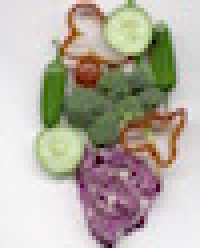
#> input picture style/models/definitions/4/veggies_small.jpg, 50 x 62 px (shown 4 times larger)
$ jupyter execute --allow-errors 1.ipynb   (shell and % lines are left out)
#> lines starting #> are read from the running program, lines starting #| are printed output that depends on the picture
## Homework 4: Mean Shift Segmentation

**Due date:** May 4, 2023

The goal of the assignment is to implement the mean shift algorithm and use it for image segmentation. You should return the completed notebook, including answers and illustrations.

**Part 1: mean shift on synthetic data**

* Generate a synthetic dataset of 100 2D points, containing 60 points sampled from a Gaussian distribution of unit covariance centered in (0,0) and 40 points sampled from a Gaussian with unit covariance centered in (4,4). Visualize your data.
* Implement a function that computes $G(x) = g(\|x\|^2/h^2)$ where $x \in \mathbb R^d$, $h$ is a bandwidth parameter and $g$ is the negative derivative of the Gaussian kernel or of the Epanechnikov kernel (see eq. 5.36 in Szeliski).  Plot $G(x)$ for $d=1$.
* Implement a function `MS_step` that takes as input a starting point `x`, a set of data points `data`, and a bandwidth `h` and returns the updated position of the point `x` after one step of the mean-shift algorithm.
* Implement the function `MS_point` which iterates `MS_step` until convergence (i.e., when the estimate changes by less than a small constant). Test it on your synthetic data and visualize the results.
* Implement the full mean shift algorithm by iterating `MS_point` on all the points, and merging modes for which distance is less than some constant. It should return a list of the modes and a label (corresponding to a mode) for each point. Visualize your results.
* Modify the previous code by allowing for a "bandwidth vector" $h \in \mathbb R^d$ that defines a different scale for each dimension of the input (this is because for segmentation we will use a different bandwidth for space and color). Note that you should also modify the convergence and merging conditions to consider this non-isotropic scaling.
* Experiment with your code by changing the data distribution, the kernel, and and bandwidth vector.

**Part 2: mean shift for image segmentation**

* For image segmentation, we will use the "Lab" color space because it approximates the way humans perceive color better than RGB. Load the image `veggies_small.jpg` (download from <a href="https://drive.google.com/file/d/1QECmvrczTR4ezTvkQMZyDuLjFNquFatX/view?usp=sharing">here</a>), and convert it to the Lab colorspace using the command `rgb2lab`. What is the range of the colorvalues in Lab?
* Convert the (N,M,3) image into an (NM,5) matrix including color and position information for each point (tip: use the `np.meshgrid` function). What do you think might be a good choice for a bandwidth vector $h$?
* Use your mean shift code from the previous section to compute a meaningful segmentation of the image. Visualize the results as an image by replacing the color values of the pixels associated with each mode by the color of the mode. You can also try our algorithm on other (small) images.

[cell 1]
import math
import numpy as np
import matplotlib.pyplot as plt
from skimage.color import rgb2lab,lab2rgb
import random
import cv2
import matplotlib.pyplot as plt
from time import time

Generate a synthetic dataset of 100 2D points, containing 60 points sampled from a Gaussian distribution of unit covariance centered in (0,0) and 40 points sampled from a Gaussian with unit covariance centered in (4,4). Visualize your data.

[cell 2]
max_iter = 1000
np.random.seed(0)

# generating the synthetic dataset
mean1 = np.zeros(2)
cov1 = np.eye(2) # unit covariance, np.eye: return a 2d array with ones on the diagonal and zeros elsewhere
mean2 = np.array([4, 4])
cov2 = np.eye(2) # unit covariance
# draw random samples from a multivariate normal distribution
data1 = np.random.multivariate_normal(mean1, cov1, size = 60) # 60 points sampled from a Gaussian distribution of unit covariance centered in (0, 0)
data2 = np.random.multivariate_normal(mean2, cov2, size = 40) # 40 points sampled from a Gaussian with unit covariance centered in (4, 4)
data = np.vstack([data1, data2])

# visualizing the dataset
plt.scatter(data[:, 0], data[:, 1])
plt.show()
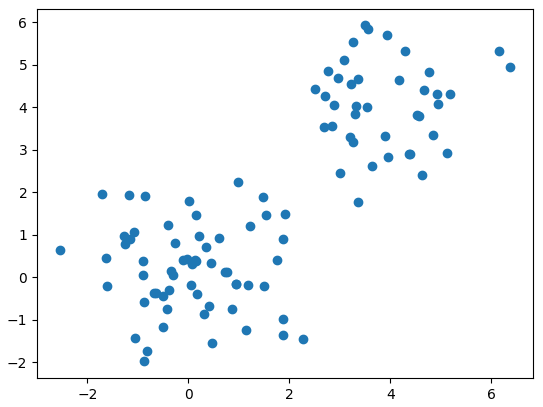
#> figure drawn by matplotlib, 1 panel

Implement a function that computes $G(x) = g(\|x\|^2/h^2)$ where $x \in \mathbb R^d$, $h$ is a bandwidth parameter and $g$ is the negative derivative of the Gaussian kernel or of the Epanechnikov kernel (see eq. 5.36 in Szeliski).  Plot $G(x)$ for $d=1$.

computer vision, ponce p.274
\begin{align*}
K(x, h) &= \frac{(2\pi) ^ {-d / 2}}{h ^ d}\exp\left(-\frac{1}{2}\frac{\|x\| ^ 2}{h}\right)\\
\frac{\partial K(x, h)}{\partial x} &= \left(-\frac{1}{2}\frac{2\|x\|}{h}\right)\frac{(2\pi) ^ {-d / 2}}{h ^ d}\exp\left(-\frac{1}{2}\frac{\|x\| ^ 2}{h}\right)\\
&= -\frac{\|x\|}{h}\frac{(2\pi) ^ {-d / 2}}{h ^ d}\exp\left(-\frac{1}{2}\frac{\|x\| ^ 2}{h}\right)\\
\end{align*}

[cell 3]
def gaussian_kernel_function(r): # Fukunaga 1975, p.30
    return math.exp(-0.5 * r)

def epanechnikov_kernel_function(r): # Fukunaga 1975, p.30
    return 0.75 * (1 - r)

def gaussian_kernel_first_derivative(r):
    return -0.5 * math.exp(-0.5 * r)

def derivative(r):
    if r > 1: return 0
    else: return 1

def kernel(x, h, derivative = "gaussian"):
    norm_x = np.linalg.norm(x) ** 2 / h ** 2
    if derivative == "gaussian":
        g = gaussian_kernel_first_derivative(norm_x)
        # g = -2 * np.exp(-0.5 * norm_x) / (np.sqrt(2 * np.pi) * h ** 3)
    elif derivative == "epanechnikov":
        if norm_x < 1:
            g = epanechnikov_kernel_function(norm_x)
            # g = 3 / (4 * np.pi * h ** 5) * (1 - norm_x)
        else:
            g = 0
    return g

x_range = np.linspace(-10, 10, 100)
h_values = [0.5, 1, 2]

for h in h_values:
    g_values = [kernel(np.array([x]), h) for x in x_range]
    plt.plot(x_range, g_values, label = f"h = {h}")
plt.legend()
plt.show()
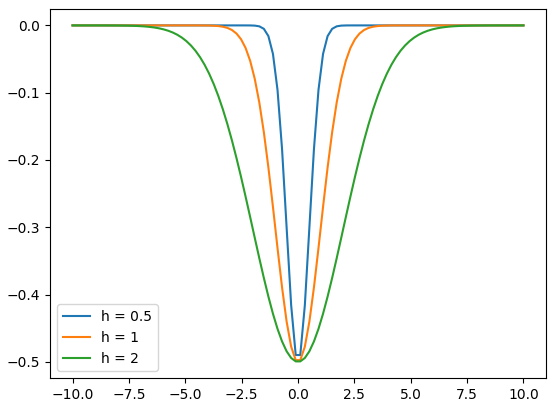
#> figure drawn by matplotlib, 1 panel; curve peaks at x = -10, y = -6.92e-88; curve peaks at x = -10, y = -9.64e-23; curve peaks at x = -10, y = -1.86e-06

Implement a function `MS_step` that takes as input a starting point `x`, a set of data points `data`, and a bandwidth `h` and returns the updated position of the point `x` after one step of the mean-shift algorithm.

[cell 4]
# [21 lines left out: functions ms_step, MS_step, not called in this run]

Implement the function `MS_point` which iterates `MS_step` until convergence (i.e., when the estimate changes by less than a small constant). Test it on your synthetic data and visualize the results.

[cell 5]
# [8 lines left out: function ms_point, not called in this run]

def euclidean_distance(a, b):
    return np.sqrt(np.sum(a - b) ** 2)

max_iter = 1000
range_threshold = 10.0
# [11 lines left out: function MS_point, not called in this run]

Implement the full mean shift algorithm by iterating `MS_point` on all the points, and merging modes for which distance is less than some constant. It should return a list of the modes and a label (corresponding to a mode) for each point. Visualize your results.

[cell 6]
# [17 lines left out: function shift, not called in this run]

spacial_threshold = 2.0
min_region_size = 5
# [58 lines left out: function mean_shift, not called in this run]

auxillary_grid = []
# [22 lines left out: function get_centroid_window, not called in this run]

[cell 7]
def __getImageVector(image):
    pixel_values = image.reshape(-1, image.shape[-1])
    rows, columns, channels = image.shape
    pixel_coords = np.zeros((rows, columns, 2))
    for i in range(0,rows):
        for j in range(0,columns):
            pixel_coords[i,j] = np.array([i,j])
    pixel_coords = pixel_coords.reshape(pixel_coords.shape[0]*pixel_coords.shape[1], pixel_coords.shape[-1])
    image_vector = np.hstack([pixel_coords, pixel_values])
    return image_vector

[cell 8]
# [4 lines of commented-out code are left out]

For image segmentation, we will use the "Lab" color space because it approximates the way humans perceive color better than RGB. Load the image `veggies_small.jpg` (download from <a href="https://drive.google.com/file/d/1QECmvrczTR4ezTvkQMZyDuLjFNquFatX/view?usp=sharing">here</a>), and convert it to the Lab colorspace using the command `rgb2lab`. What is the range of the colorvalues in Lab?

[cell 9]
from skimage import io, color

img = io.imread('veggies_small.jpg')
#> img is the input picture: shape (62, 50, 3); mean R, G, B 181.8, 175.6, 163.9
img_lab = color.rgb2lab(img)
#> img_lab: shape (62, 50, 3) float64; mean of channels 0, 1, 2 71.4, 0.7, 7.4
fig, (ax1, ax2) = plt.subplots(1, 2, figsize = (10, 5))
ax1.imshow(img)
ax1.set_title('RGB Image')

# Plot the Lab image
ax2.imshow(img_lab)
ax2.set_title('Lab Image')
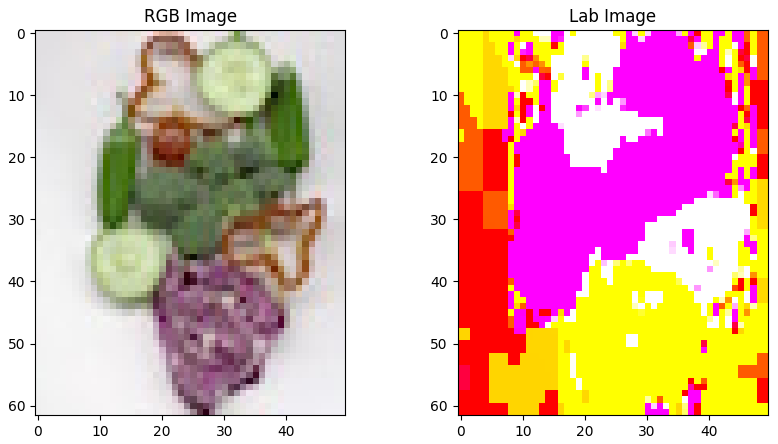
#> figure drawn by matplotlib, 2 panels

Convert the (N,M,3) image into an (NM,5) matrix including color and position information for each point (tip: use the `np.meshgrid` function). What do you think might be a good choice for a bandwidth vector $h$?

[cell 10]
N, M, _ = img_lab.shape
#> N = 62; M = 50
x, y = np.meshgrid(np.arange(M), np.arange(N))
xy = np.column_stack([img_lab.reshape(N*M, 3), x.reshape(N*M), y.reshape(N*M)])
print(xy)
#> (printed output is left out)

Use your mean shift code from the previous section to compute a meaningful segmentation of the image. Visualize the results as an image by replacing the color values of the pixels associated with each mode by the color of the mode. You can also try our algorithm on other (small) images.

[cell 11]
"""print('len(data) = ', len(xy))
modes, labels = shift(xy, h)

# Replace the color values of the pixels associated with each mode by the color of the mode
segmented_img = np.zeros_like(img_lab)
for i, mode in enumerate(modes):
    mask = labels == i
    segmented_img[mask] = mode[:3]
    # print(segmented_img[mask])

# Convert back to RGB colorspace for visualization
segmented_img_rgb = color.lab2rgb(segmented_img)"""

[cell 12]
# import matplotlib.pyplot as plt

# fig, axs = plt.subplots(1, 2, figsize=(10, 5))
# axs[0].imshow(img)
# axs[0].set_title('Original Image')
# axs[1].imshow(segmented_img_rgb)
# axs[1].set_title('Segmented Image')
# plt.show()

[cell 13]
def overlay_borders(image):
    edges = cv2.Canny(image, 20, 240)
    return cv2.addWeighted(image, 1.0, np.dstack((edges,edges,edges)), 1.0,0)

image_vector = []
def __filter(image):
    image_vector = __getImageVector(image)
    auxillary_grid = np.arange(0,len(image_vector)).reshape(image.shape[0], image.shape[1])
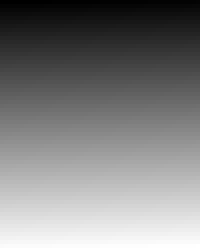
#> auxillary_grid: shape (62, 50) int64 (shown 4 times larger); min 0, max 3099, mean 1549.5; drawn with min black and max white
    pixel_ids = range(0,len(image_vector))
    pixels_to_process = dict.fromkeys(pixel_ids)
#> pixels_to_process = 3100 items

    regions = []

    while len(pixels_to_process) > 0:
        random_pixel_tuple = pixels_to_process.popitem()
        #print "Random Pixel: ",random_pixel_tuple
        #Fill in the code below - locally; do "popitem()" for each pixel you add to window
        window = __getPixelWindow(random_pixel_tuple[0], pixels_to_process)
        window_values = __getWindowValues(window)
        window_centroid_value = MS_point(window_values, range_threshold)
        for pixel in window:
            if window_centroid_value[0] < 0:
                window_centroid_value[0] += 255
            if window_centroid_value[1] < 0:
                window_centroid_value[1] += 255
            if window_centroid_value[2] < 0:
                window_centroid_value[2] += 255

            if window_centroid_value[0] > 255:
                window_centroid_value[0] = 255
            if window_centroid_value[1] > 255:
                window_centroid_value[1] = 255
            if window_centroid_value[2] > 255:
                window_centroid_value[2] = 255

            pixel[2] = window_centroid_value[0]
            pixel[3] = window_centroid_value[1]
            pixel[4] = window_centroid_value[2]
        regions.append(window)
#> this loop made 1 pass
#> after the loop, regions = []
    return regions

def __getPixelWindow(random_pixel_id, pixels_to_process):
    random_pixel = image_vector[random_pixel_id]
    #print "Random Pixel Value: ", random_pixel
    random_pixel_x = random_pixel[0]
    random_pixel_y = random_pixel[1]
    left_limit = int(random_pixel_x - spacial_threshold)
    right_limit = int(random_pixel_x + spacial_threshold)
    top_limit = int(random_pixel_y - spacial_threshold)
    bottom_limit = int(random_pixel_y + spacial_threshold)
    if left_limit < 0:
        left_limit = 0
    if right_limit > auxillary_grid.shape[0]:
        right_limit = auxillary_grid.shape[0]
    if top_limit < 0:
        top_limit = 0
    if bottom_limit > auxillary_grid.shape[1]:
        bottom_limit = auxillary_grid.shape[1]
    frame = auxillary_grid[left_limit:right_limit, top_limit:bottom_limit]
    frame = frame.ravel()
    nframe = []
    for pixel_id in frame:
        if pixel_id == random_pixel_id or pixel_id not in pixels_to_process:
            continue
        nframe.append(pixel_id)
    frame = np.array(nframe)

    if frame.size ==0:
        return np.array([random_pixel])
    #print "Frame Ravel: ",frame
    frame_pixel_values = image_vector[frame][:,2:]
    #print "Frame Values: ",frame_pixel_values
    frame_pixel_values -= random_pixel[2:]
    #print "After Subtraction: ", frame_pixel_values
    frame_pixel_values **=2
    frame_pixel_distances = np.sqrt(np.sum(frame_pixel_values, axis=1))

    frame = frame[frame_pixel_distances <= range_threshold]
    #print "Distances: ", frame_pixel_distances
    for pixel_id in frame:
        pixels_to_process.pop(pixel_id)
    if frame.size ==0:
        return np.array([random_pixel])
    return np.vstack([image_vector[frame], random_pixel])

def __getWindowValues(window):
    return window[:,2:]

# [6 lines left out: function __regionsToImage, not called in this run]

def __overlayBorders(image):
    edges = cv2.Canny(image, 20, 240)
    return cv2.addWeighted(image, 1.0, np.dstack((edges,edges,edges)), 1.0,0)

def segment(image):
    print("Beginning segmentation process..")
    tf = time()
    regions = __filter(image)
    print("Completed filtering in ",round(time()-tf,2)," seconds")
    tm = time()
    m_regions = mean_shift(image, regions)
    print("Completed region merging in ",round(time()-tm,2)," seconds")
    result = __regionsToImage(image,m_regions)
    return result, __overlayBorders(result)
